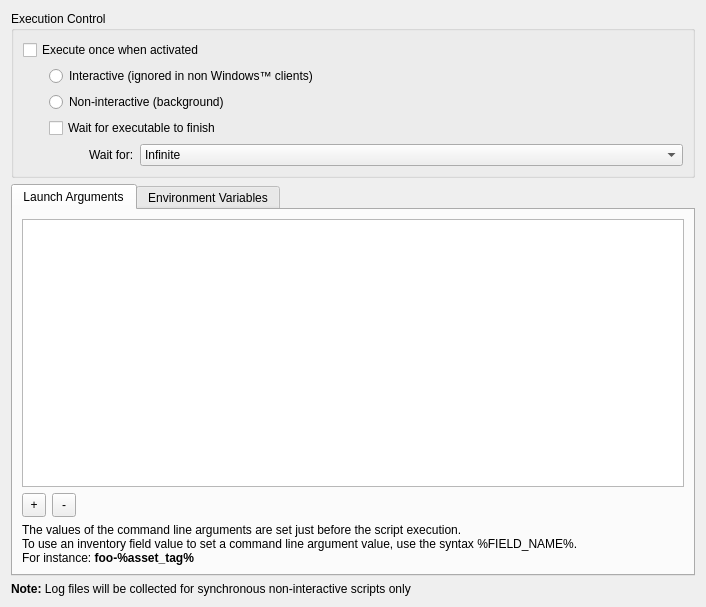
<?xml version="1.0" encoding="UTF-8"?>
<ui version="4.0">
 <class>ExecutionControlWidget</class>
 <widget class="QWidget" name="ExecutionControlWidget">
  <property name="geometry">
   <rect>
    <x>0</x>
    <y>0</y>
    <width>706</width>
    <height>607</height>
   </rect>
  </property>
  <property name="windowTitle">
   <string>Form</string>
  </property>
  <layout class="QVBoxLayout" name="verticalLayout_5">
   <item>
    <widget class="QGroupBox" name="executionControlBox">
     <property name="title">
      <string>Execution Control</string>
     </property>
     <layout class="QGridLayout" name="gridLayout">
      <item row="0" column="0" colspan="2">
       <widget class="QCheckBox" name="executeOnceGB">
        <property name="text">
         <string>Execute once when activated</string>
        </property>
       </widget>
      </item>
      <item row="1" column="0">
       <spacer>
        <property name="orientation">
         <enum>Qt::Horizontal</enum>
        </property>
        <property name="sizeType">
         <enum>QSizePolicy::Fixed</enum>
        </property>
        <property name="sizeHint" stdset="0">
         <size>
          <width>20</width>
          <height>20</height>
         </size>
        </property>
       </spacer>
      </item>
      <item row="1" column="1">
       <layout class="QVBoxLayout" name="verticalLayout">
        <property name="spacing">
         <number>6</number>
        </property>
        <item>
         <widget class="QRadioButton" name="interactiveRB">
          <property name="text">
           <string>Interactive (ignored in non Windows™ clients)</string>
          </property>
         </widget>
        </item>
        <item>
         <widget class="QRadioButton" name="noninteractiveRB">
          <property name="text">
           <string>Non-interactive (background)</string>
          </property>
         </widget>
        </item>
       </layout>
      </item>
      <item row="2" column="1">
       <layout class="QVBoxLayout" name="verticalLayout_4">
        <item>
         <widget class="QCheckBox" name="waitCB">
          <property name="text">
           <string>Wait for executable to finish</string>
          </property>
         </widget>
        </item>
        <item>
         <layout class="QHBoxLayout" name="horizontalLayout">
          <item>
           <spacer name="horizontalSpacer">
            <property name="orientation">
             <enum>Qt::Horizontal</enum>
            </property>
            <property name="sizeHint" stdset="0">
             <size>
              <width>40</width>
              <height>20</height>
             </size>
            </property>
           </spacer>
          </item>
          <item>
           <widget class="QLabel" name="waitForLA">
            <property name="text">
             <string>Wait for:</string>
            </property>
           </widget>
          </item>
          <item>
           <widget class="QComboBox" name="waitForCO">
            <property name="sizePolicy">
             <sizepolicy hsizetype="Preferred" vsizetype="Fixed">
              <horstretch>1</horstretch>
              <verstretch>0</verstretch>
             </sizepolicy>
            </property>
            <property name="toolTip">
             <string>The client will wait and collect logs for this amount of time</string>
            </property>
            <item>
             <property name="text">
              <string>Infinite</string>
             </property>
            </item>
            <item>
             <property name="text">
              <string>5 Minutes</string>
             </property>
            </item>
            <item>
             <property name="text">
              <string>10 Minutes</string>
             </property>
            </item>
            <item>
             <property name="text">
              <string>15 Minutes</string>
             </property>
            </item>
           </widget>
          </item>
         </layout>
        </item>
       </layout>
      </item>
     </layout>
    </widget>
   </item>
   <item>
    <widget class="QTabWidget" name="tabWidget">
     <property name="currentIndex">
      <number>0</number>
     </property>
     <widget class="QWidget" name="argumentsTab">
      <attribute name="title">
       <string>Launch Arguments</string>
      </attribute>
      <layout class="QVBoxLayout" name="verticalLayout_6">
       <property name="spacing">
        <number>6</number>
       </property>
       <item>
        <widget class="QListWidget" name="argumentsListWidget">
         <property name="dragDropMode">
          <enum>QAbstractItemView::InternalMove</enum>
         </property>
        </widget>
       </item>
       <item>
        <layout class="QHBoxLayout" name="horizontalLayout_2">
         <item>
          <widget class="QToolButton" name="addArgumentButton">
           <property name="sizePolicy">
            <sizepolicy hsizetype="Fixed" vsizetype="Fixed">
             <horstretch>0</horstretch>
             <verstretch>0</verstretch>
            </sizepolicy>
           </property>
           <property name="minimumSize">
            <size>
             <width>24</width>
             <height>24</height>
            </size>
           </property>
           <property name="maximumSize">
            <size>
             <width>24</width>
             <height>24</height>
            </size>
           </property>
           <property name="text">
            <string>+</string>
           </property>
          </widget>
         </item>
         <item>
          <widget class="QToolButton" name="deleteArgumentButton">
           <property name="sizePolicy">
            <sizepolicy hsizetype="Fixed" vsizetype="Fixed">
             <horstretch>0</horstretch>
             <verstretch>0</verstretch>
            </sizepolicy>
           </property>
           <property name="minimumSize">
            <size>
             <width>24</width>
             <height>24</height>
            </size>
           </property>
           <property name="maximumSize">
            <size>
             <width>24</width>
             <height>24</height>
            </size>
           </property>
           <property name="text">
            <string>-</string>
           </property>
          </widget>
         </item>
         <item>
          <spacer name="horizontalSpacer_2">
           <property name="orientation">
            <enum>Qt::Horizontal</enum>
           </property>
           <property name="sizeHint" stdset="0">
            <size>
             <width>40</width>
             <height>20</height>
            </size>
           </property>
          </spacer>
         </item>
        </layout>
       </item>
       <item>
        <widget class="QLabel" name="label">
         <property name="text">
          <string>&lt;html&gt;&lt;head/&gt;&lt;body&gt;&lt;p&gt;The values of the command line arguments are set just before the script execution.&lt;br/&gt;To use an inventory field value to set a command line argument value, use the syntax %FIELD_NAME%.&lt;br/&gt;For instance: &lt;span style=&quot; font-weight:600;&quot;&gt;foo-%asset_tag%&lt;/span&gt;&lt;/p&gt;&lt;/body&gt;&lt;/html&gt;</string>
         </property>
         <property name="wordWrap">
          <bool>true</bool>
         </property>
        </widget>
       </item>
      </layout>
     </widget>
     <widget class="QWidget" name="environmentTab">
      <attribute name="title">
       <string>Environment Variables</string>
      </attribute>
      <layout class="QVBoxLayout" name="verticalLayout_3">
       <item>
        <widget class="EnvironmentEditor" name="envEditor" native="true"/>
       </item>
      </layout>
     </widget>
    </widget>
   </item>
   <item>
    <widget class="QLabel" name="labelNote">
     <property name="text">
      <string>&lt;html&gt;&lt;head/&gt;&lt;body&gt;&lt;p&gt;&lt;span style=&quot; font-weight:600;&quot;&gt;Note:&lt;/span&gt; Log files will be collected for synchronous non-interactive scripts only&lt;/p&gt;&lt;/body&gt;&lt;/html&gt;</string>
     </property>
    </widget>
   </item>
  </layout>
 </widget>
 <customwidgets>
  <customwidget>
   <class>EnvironmentEditor</class>
   <extends>QWidget</extends>
   <header>FWAdminLib/ExecutionControl/EnvironmentEditor.h</header>
   <container>1</container>
  </customwidget>
 </customwidgets>
 <resources/>
 <connections/>
</ui>
